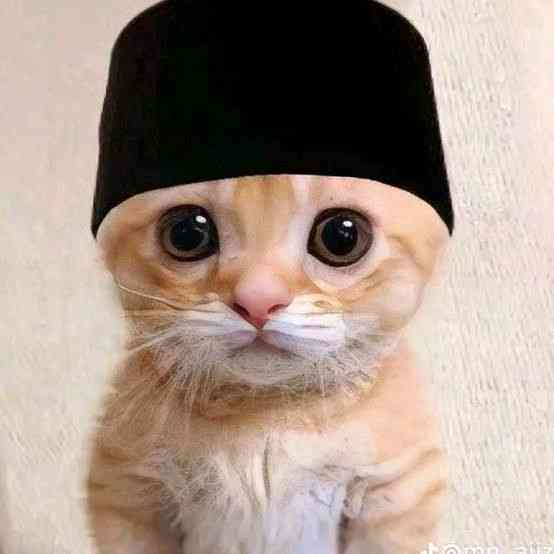
#> input picture project6/kucing.jpg, 554 x 554 px
$ python harriscorner.py
#> lines starting #> are read from the running program, lines starting #| are printed output that depends on the picture
import cv2
import numpy as np

image = cv2.imread('kucing.jpg', 0)
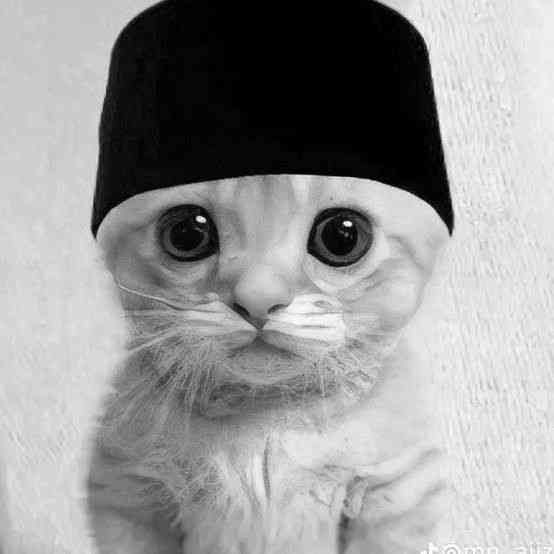
#> image: shape (554, 554); min 0, max 255, mean 152.6

gray = np.float32(image)

dst = cv2.cornerHarris(gray, 2, 3, 0.04)
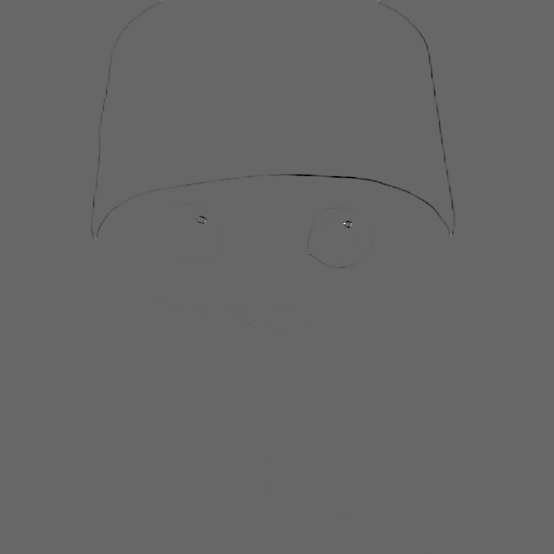
#> dst: shape (554, 554) float32; min -43619520, max 64094040, mean -60414.7; drawn with min black and max white

dst = cv2.dilate(dst, None)

#> (the run stopped early here; a loop or call above may not have finished)
